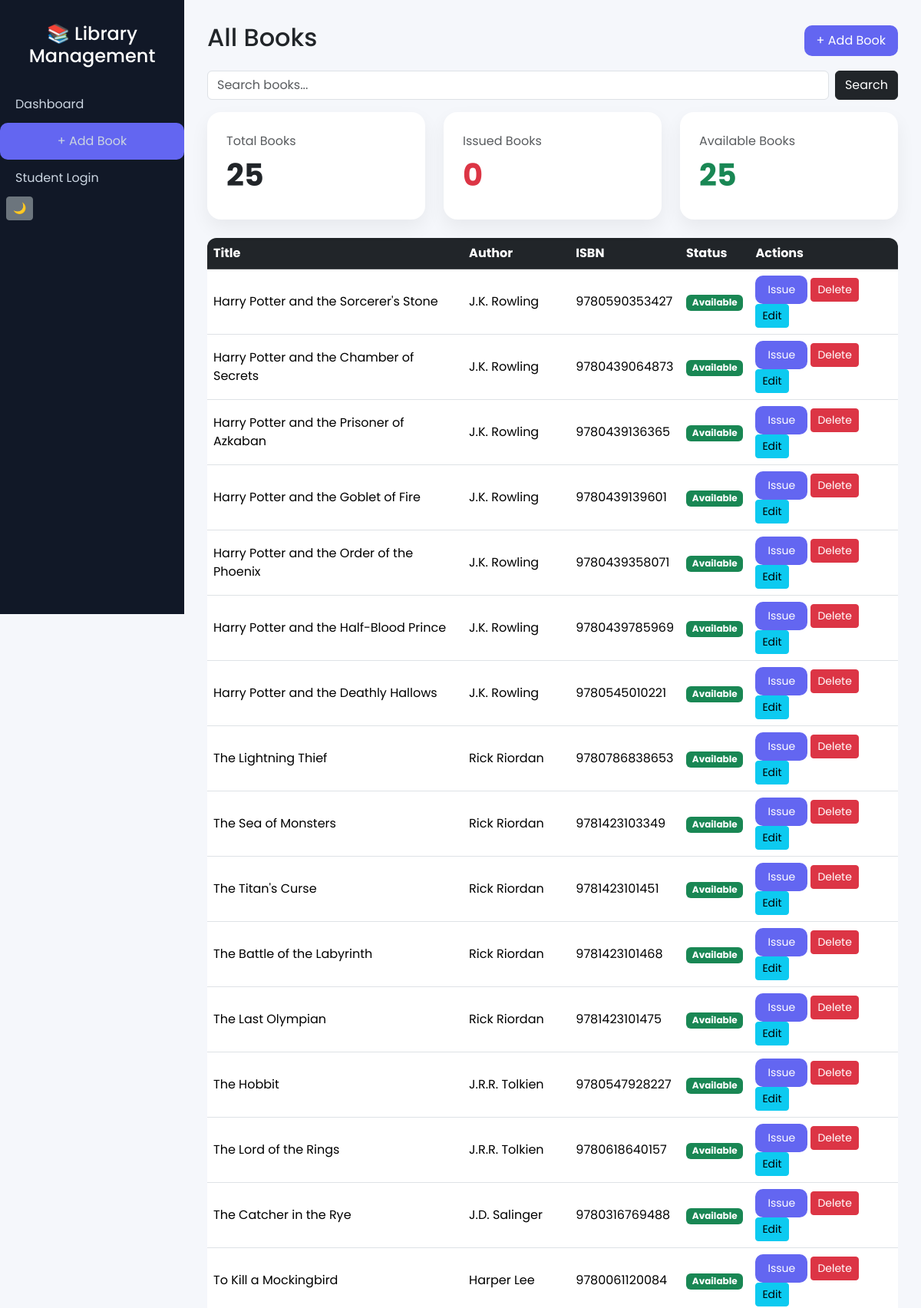
The app's page / (upper part), older data.
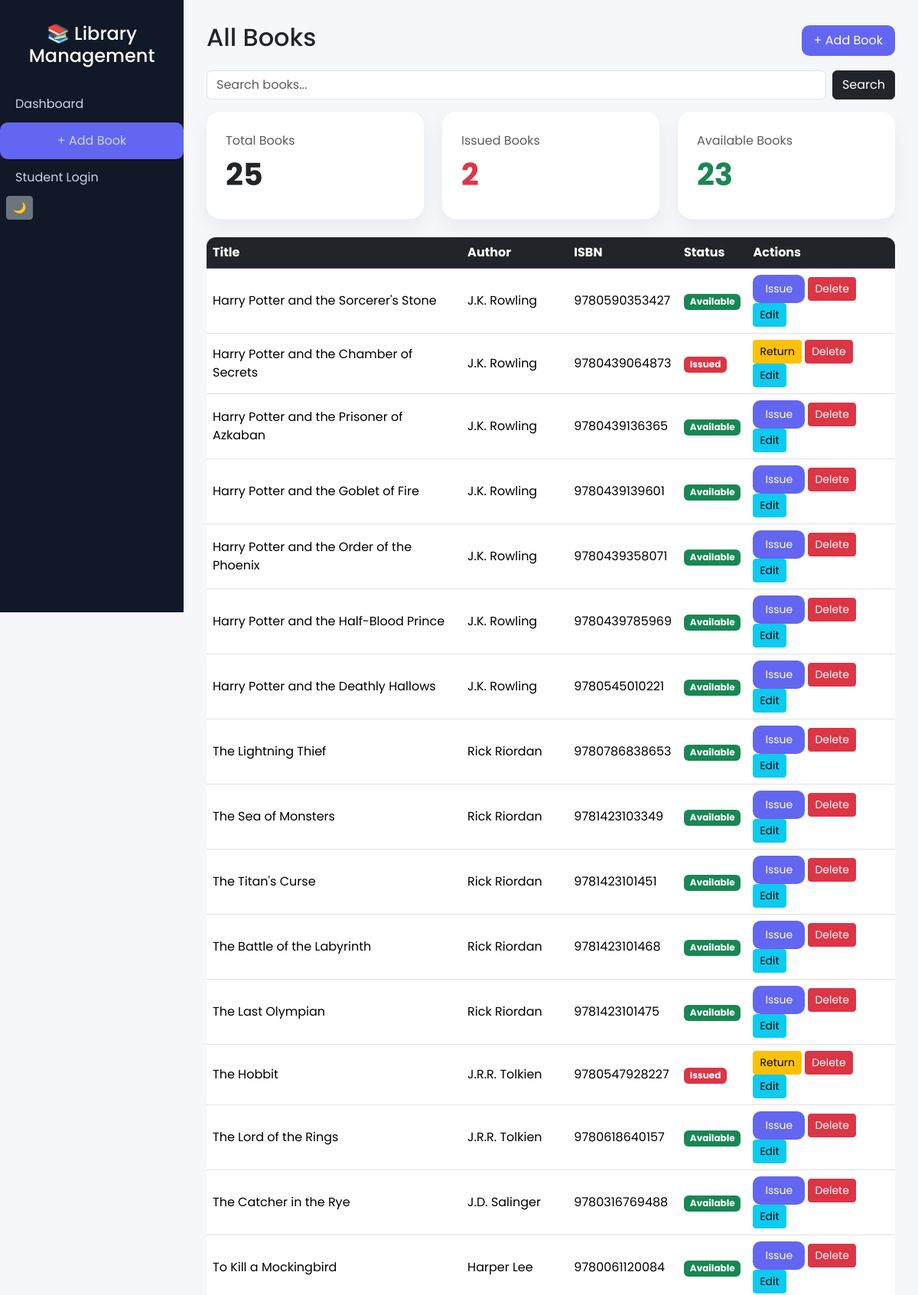
The same page, newer data.
### books/models.py (models this page shows, shortened)
class Book(models.Model):
    title = models.CharField(max_length=200)
    author = models.CharField(max_length=200)
    isbn = models.CharField(max_length=20, unique=True)
    category = models.CharField(max_length=100)
    published_date = models.DateField()
    is_issued = models.BooleanField(default=False)
    issued_to = models.ForeignKey(Student, null=True, blank=True, on_delete=models.SET_NULL)
    issue_date = models.DateField(null=True, blank=True)
    return_date = models.DateField(null=True, blank=True)
    fine = models.IntegerField(default=0)

### books/views.py (the view)
# urls.py: path('', views.book_list, name='book_list'),
def book_list(request):
    query = request.GET.get('q')
    if query:
        books = Book.objects.filter(title__icontains=query) | Book.objects.filter(author__icontains=query)
    else:
        books = Book.objects.all()
    total_books = Book.objects.count()
    issued_books = Book.objects.filter(is_issued=True).count()
    available_books = Book.objects.filter(is_issued=False).count()
    return render(request, 'books/book_list.html', {
        'books': books,
        'total_books': total_books,
        'issued_books': issued_books,
        'available_books': available_books
    })

### books/templates/books/book_list.html
{% extends 'books/base.html' %}
{% block content %}
<div class="d-flex justify-content-between align-items-center mb-3">
    <h2>All Books</h2>
    <a href="{% url 'add_book' %}" class="btn btn-primary">+ Add Book</a>
</div>
<form method="GET" class="mb-3 d-flex">
    <input type="text" name="q" class="form-control me-2" placeholder="Search books...">
    <button class="btn btn-dark">Search</button>
</form>
<div class="row g-4 mb-4">
    <div class="col-md-4">
        <div class="card-premium">
            <span class="text-muted">Total Books</span>
            <h1 class="fw-bold mt-2">{{ total_books }}</h1>
        </div>
    </div>
    <div class="col-md-4">
        <div class="card-premium">
            <span class="text-muted">Issued Books</span>
            <h1 class="fw-bold text-danger mt-2">{{ issued_books }}</h1>
        </div>
    </div>
    <div class="col-md-4">
        <div class="card-premium">
            <span class="text-muted">Available Books</span>
            <h1 class="fw-bold text-success mt-2">{{ available_books }}</h1>
        </div>
    </div>
</div>
<table class="table table-hover align-middle">
<thead class="table-dark">
<tr>
    <th>Title</th>
    <th>Author</th>
    <th>ISBN</th>
    <th>Status</th>
    <th>Actions</th>
</tr>
</thead>
<tbody>
{% for book in books %}
<tr>
    <td>{{ book.title }}</td>
    <td>{{ book.author }}</td>
    <td>{{ book.isbn }}</td>
    <td>
        {% if book.is_issued %}
            <span class="badge bg-danger">Issued</span>
        {% else %}
            <span class="badge bg-success">Available</span>
        {% endif %}
    </td>
    <td>
    {% if not book.is_issued %}
        <a href="{% url 'issue_book' book.id %}" class="btn btn-primary btn-sm">Issue</a>
    {% else %}
        <a href="{% url 'toggle_issue' book.id %}" class="btn btn-warning btn-sm">Return</a>
    {% endif %}
    <a href="{% url 'delete_book' book.id %}" class="btn btn-danger btn-sm">Delete</a>
    <a href="{% url 'edit_book' book.id %}" class="btn btn-info btn-sm">Edit</a>
</td>
</tr>
{% endfor %}
</tbody>
</table>
{% endblock %}

Row changes from the older to the newer data that the page shows:
changed Book "Harry Potter and the Chamber of Secrets": is_issued "Available Issue" → "Issued Return"
changed Book "The Hobbit": is_issued "Available Issue" → "Issued Return"
Text that changed along with them:
{{ issued_books }}: "0" → "2"
{{ available_books }}: "25" → "23"
